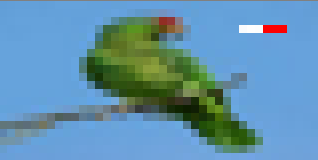
#> input picture image.png, 318 x 160 px
$ python -i image.py   (imports and definitions only)
#> lines starting #> are read from the running program, lines starting #| are printed output that depends on the picture
from cv2 import cv2
import numpy as np

template_h = np.zeros((1, 6, 3), np.uint8)
template_h[0, 0:3] = (255, 255, 255)
template_h[0, 3:6] = (0, 0, 255)
template_v = np.zeros((6, 1, 3), np.uint8)
template_v[0:3, 0] = (0, 0, 255)
template_v[3:6, 0] = (255, 255, 255)
a_list = [template_h, template_v]

def rotation(post_img):
    img_rgb = cv2.imdecode(np.fromstring(post_img.read(), np.uint8), cv2.IMREAD_UNCHANGED)
    j = 0
    for i in a_list:
        res = cv2.matchTemplate(img_rgb, i, cv2.TM_CCOEFF_NORMED)
        loc = np.where(res >= 1)
        if loc[0].any() and j == 0:
            fin = cv2.rotate(img_rgb, cv2.ROTATE_90_CLOCKWISE)
            break
        if loc[0].any() and j == 1:
            fin = cv2.rotate(img_rgb, cv2.ROTATE_180)
            break
        if not loc[0].any() and j == 1:
            print('204 No content')
            break
        j = j + 1

    cv2.imwrite('fin.png', fin)

>>> import cv2
>>> picture = cv2.imread('image.png', cv2.IMREAD_GRAYSCALE)
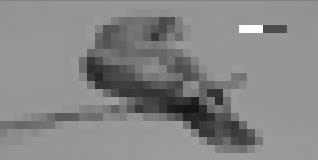
#> picture: shape (160, 318); min 20, max 254, mean 134
#> (the run stopped early here; a loop or call above may not have finished)

$ run again, on e.png
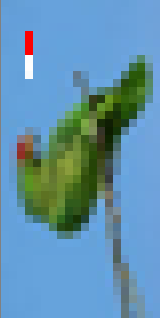
#> input picture e.png, 160 x 318 px
#> `picture = cv2.imread('image.png', cv2.IMREAD_GRAYSCALE)`:
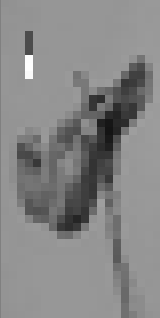
#> picture: shape (318, 160); min 20, max 254, mean 134
